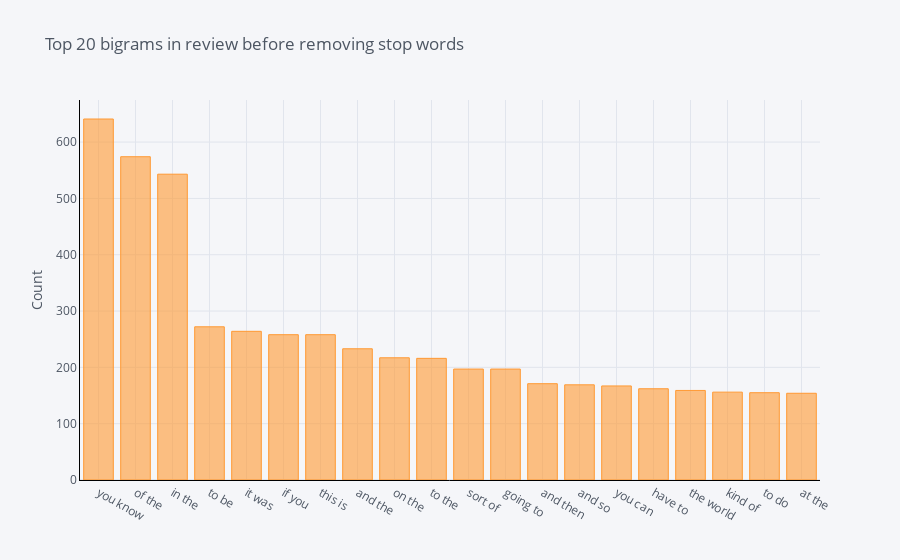

This figure's notebook cell:
### Markdown cell above
## The distribution of top bigrams before removing stop words

### Code cell
def get_top_n_bigram(corpus, n=None):
    vec = CountVectorizer(ngram_range=(2, 2)).fit(corpus)
    bag_of_words = vec.transform(corpus)
    sum_words = bag_of_words.sum(axis=0) 
    words_freq = [(word, sum_words[0, idx]) for word, idx in vec.vocabulary_.items()]
    words_freq =sorted(words_freq, key = lambda x: x[1], reverse=True)
    return words_freq[:n]
common_words = get_top_n_bigram(df['text'], 20)
df3 = pd.DataFrame(common_words, columns = ['text' , 'count'])
df3
df3.groupby('text').sum()['count'].sort_values(ascending=False).iplot(
    kind='bar', yTitle='Count', linecolor='black', title='Top 20 bigrams in review before removing stop words')

### Figure 1 — Plotly figure (JSON) as saved in the notebook; plotly's stock layout.template omitted (floating-point values rounded to 4 significant figures)
{"data": [{"marker": {"color": "rgba(255, 153, 51, 0.6)", "line": {"color": "rgba(255, 153, 51, 1.0)", "width": 1}}, "name": "count", "orientation": "v", "text": "", "type": "bar", "x": ["you know", "of the", "in the", "to be", "it was", "if you", "this is", "and the", "on the", "to the", "sort of", "going to", "and then", "and so", "you can", "have to", "the world", "kind of", "to do", "at the"], "y": [641, 574, 543, 272, 264, 258, 258, 233, 217, 216, 197, 197, 171, 169, 167, 162, 159, 156, 155, 154]}], "layout": {"legend": {"bgcolor": "#F5F6F9", "font": {"color": "#4D5663"}}, "paper_bgcolor": "#F5F6F9", "plot_bgcolor": "#F5F6F9", "title": {"font": {"color": "#4D5663"}, "text": "Top 20 bigrams in review before removing stop words"}, "xaxis": {"gridcolor": "#E1E5ED", "linecolor": "black", "showgrid": true, "tickfont": {"color": "#4D5663"}, "title": {"font": {"color": "#4D5663"}, "text": ""}, "zerolinecolor": "#E1E5ED"}, "yaxis": {"gridcolor": "#E1E5ED", "linecolor": "black", "showgrid": true, "tickfont": {"color": "#4D5663"}, "title": {"font": {"color": "#4D5663"}, "text": "Count"}, "zerolinecolor": "#E1E5ED"}}}
